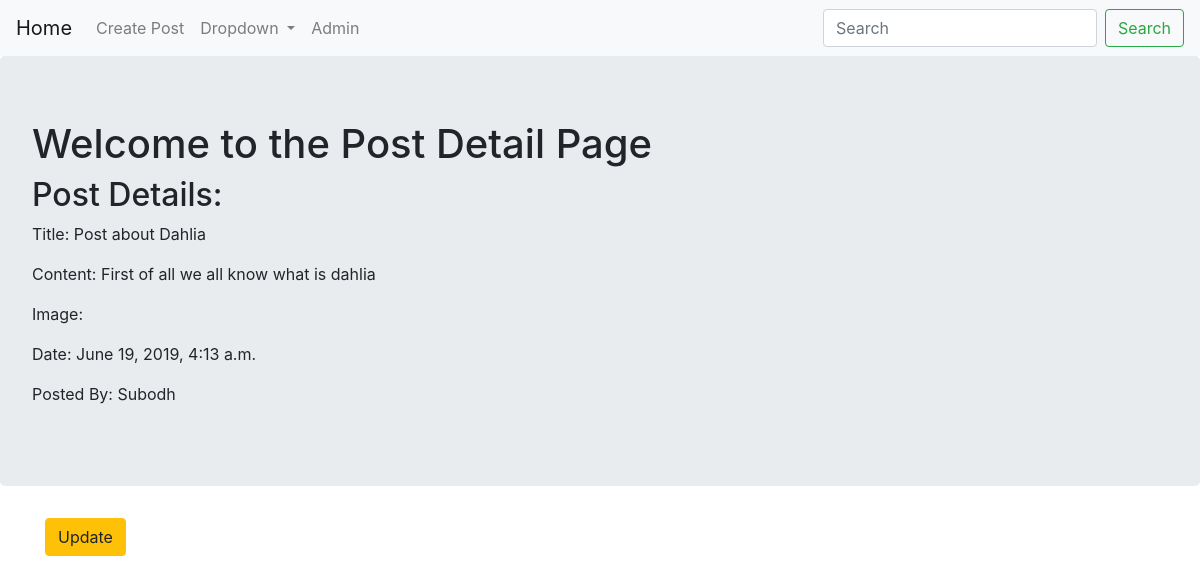
Page /CBVs/4/ on the committed database.
### CBVs/models.py (models this page shows, shortened)
class Posts(models.Model):
    post_title=models.CharField(max_length=300)
    post_image=models.ImageField(upload_to=upload_post_image,blank=True,null=True)
    post_content=models.TextField(blank=True)
    post_date=models.DateTimeField(auto_now_add=True)
    post_author=models.ForeignKey(User,on_delete=models.CASCADE)
    objects=PostsManager()

### CBVs/views.py (the view)
# urls.py: path('<int:pk>/',views.PostsDetailView.as_view(),name='detail'),
class PostsDetailView(DetailView):
    context_object_name = 'posts_details'
    model = models.Posts
    template_name = 'CBVs/posts_detail.html'

### CBVs/templates/CBVs/posts_detail.html
{% extends "base.html" %}
{% block body %}
  <div class="jumbotron">
    <h1>Welcome to the Post Detail Page</h1>
    <h2>Post Details:</h2>
    <p>Title: {{posts_details.post_title}}</p>
    <p>Content: {{posts_details.post_content}}</p>
    <p>Image: {{posts_details.post_image}}</p>
    <p>Date: {{posts_details.post_date}}</p>
    <p>Posted By: {{posts_details.post_author}}</p>
  </div>
  <div class="container">
    <p><a class='btn btn-warning' href="{% url 'CBVs:update' pk=posts_details.pk %}">Update</a></p>
  </div>
{% endblock %}

### rows in the picture
Posts: post_title "Post about Dahlia", post_content "First of all we all know what is dahlia", post_date "June 19, 2019, 4:13 a.m.", post_author "Subodh"
